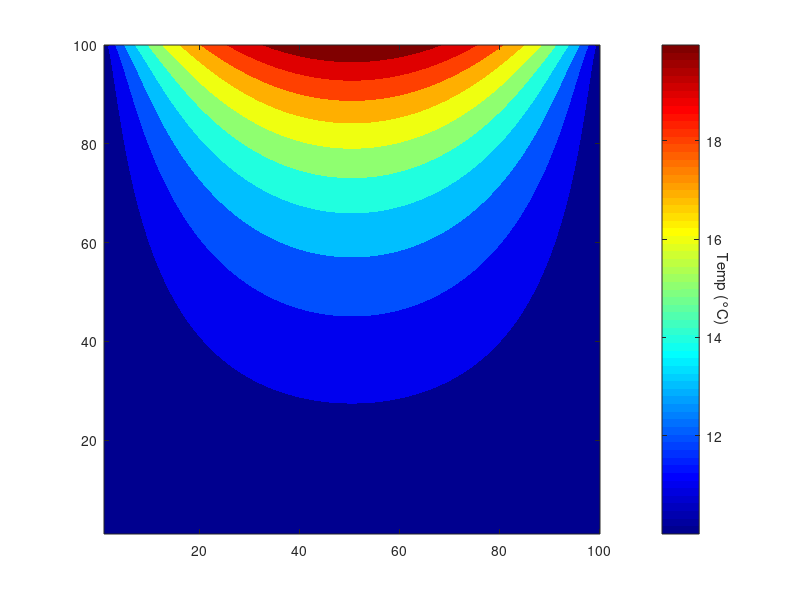

The MATLAB script that drew this image: (Note: this script raises an error after producing the figure.)
%% Ejercicio2 TP HT
% 1D t(i+1) -2Ti+T(i-1) = 0
% 2D -T(i+1,j)-T(i-1,j)-T(i,j+1)-T(i,j-1)+4*T(i,j) = 0
clear; clc; close all
tic
%elección de refinado
nVolumesLength = 100; %Volumenes en longitud(minimo 3)
nVolumesHeight = 100; %Volumenes en altura(minimo 3)
nVolumes = nVolumesLength*nVolumesHeight;

%declaración de variables
L = 1; W = 1; %m
K = 1; %W/mK
qin = 30; %W/m2
T1 = 10; %°C

dx = L/nVolumesLength;
dy = W/nVolumesHeight;

Qt = sparse(nVolumes,nVolumes); %temperatures equation matrix

% numeración de los vols de control(creo que es así)
% 3| 6| 9
% 2| 5| 8
% 1| 4| 7

volumesCoordinates(nVolumes,2) = 0; % matriz de coordenadas de los volumenes
for iColumn = 1:nVolumesLength
    volumes = 1+nVolumesHeight*(iColumn-1):nVolumesHeight+nVolumesHeight*(iColumn-1);
    volumesCoordinates(volumes,2) = 1:nVolumesHeight;
    volumesCoordinates(volumes,1) = iColumn;
end

for iVolume = 1:nVolumes
    ix = volumesCoordinates(iVolume,1);
    iy = volumesCoordinates(iVolume,2);
    volumeSouth = iVolume-1;
    volumeNorth = iVolume+1;
    volumeWest = iVolume-nVolumesHeight;
    volumeEast = iVolume+nVolumesHeight;
    if ix == 1 %pared Oeste Tfija Ti-1,j = T1
        if iy == nVolumesHeight %cara norte-flujo fijo
            Qt(iVolume,iVolume) = dx^2+3*dy^2;
            Qt(iVolume,volumeSouth) = -dx^2;
            Qt(iVolume,volumeEast) = -dy^2;

        elseif iy == 1 %cara sur Ti,j-1 fija                
            Qt(iVolume,iVolume) = 3*dx^2+3*dy^2;
            Qt(iVolume,volumeNorth) = -dx^2;
            Qt(iVolume,volumeEast) = -dy^2;

        else
            Qt(iVolume,iVolume) = 2*dx^2+3*dy^2;
            Qt(iVolume,volumeSouth) = -dx^2;
            Qt(iVolume,volumeNorth) = -dx^2;
            Qt(iVolume,volumeEast) = -dy^2;      
        end

    elseif ix == nVolumesLength %pared Este Tfija Ti+1,j = T1

        if iy == nVolumesHeight %cara norte-flujo fijo

            Qt(iVolume,iVolume) = dx^2+3*dy^2;
            Qt(iVolume,volumeSouth) = -dx^2;
            Qt(iVolume,volumeWest) = -dy^2;

        elseif iy == 1 %cara sur Ti,j-1 fija                
            Qt(iVolume,iVolume) = 3*dx^2+3*dy^2;
            Qt(iVolume,volumeNorth) = -dx^2;
            Qt(iVolume,volumeWest) = -dy^2;

        else
            Qt(iVolume,iVolume) = 2*dx^2+3*dy^2;
            Qt(iVolume,volumeSouth) = -dx^2;
            Qt(iVolume,volumeNorth) = -dx^2;
            Qt(iVolume,volumeWest) = -dy^2;      
        end

    elseif iy == 1
        if ix == nVolumesHeight %cara este-T fija                
            Qt(iVolume,iVolume) = 3*dx^2+3*dy^2;
            Qt(iVolume,volumeNorth) = -dx^2;
            Qt(iVolume,volumeWest) = -dy^2;

        elseif ix == 1 %cara oeste Ti,j-1 fija                
            Qt(iVolume,iVolume) = 3*dx^2+3*dy^2;
            Qt(iVolume,volumeNorth) = -dx^2;
            Qt(iVolume,volumeEast) = -dy^2;

        else
            Qt(iVolume,iVolume) = 3*dx^2+2*dy^2;
            Qt(iVolume,volumeNorth) = -dx^2;
            Qt(iVolume,volumeWest) = -dy^2;
            Qt(iVolume,volumeEast) = -dy^2;      
        end

    elseif iy == nVolumesHeight

        if ix == nVolumesHeight %cara este-T fija                
            Qt(iVolume,iVolume) = 2*dx^2+2*dy^2;
            Qt(iVolume,volumeSouth) = -dx^2;
            Qt(iVolume,volumeWest) = -dy^2;

        elseif ix == 1 %cara oeste Ti,j-1 fija                
            Qt(iVolume,iVolume) = 2*dx^2+2*dy^2;
            Qt(iVolume,volumeSouth) = -dx^2;
            Qt(iVolume,volumeEast) = -dy^2;

        else
            Qt(iVolume,iVolume) = dx^2+2*dy^2;
            Qt(iVolume,volumeSouth) = -dx^2;
            Qt(iVolume,volumeWest) = -dy^2;
            Qt(iVolume,volumeEast) = -dy^2;      
        end

    else
        %caso normal
        
        Qt(iVolume,iVolume) = 2*dx^2+2*dy^2;
        Qt(iVolume,volumeNorth) = -dx^2;
        Qt(iVolume,volumeSouth) = -dx^2;
        Qt(iVolume,volumeEast) = -dy^2;
        Qt(iVolume,volumeWest) = -dy^2;            
    end
end

% full(Qt)
%boundary conditions
B = sparse(nVolumes,1); %el elemento B(i) corresponde a la ecuacion del vol de control en Qt(i,i)
sideWest = 1:nVolumesHeight;
B(sideWest) = B(sideWest)+dy^2*T1*2; %pared Oeste T fija
sideSouth = 1:nVolumesHeight:nVolumes;
B(sideSouth) = B(sideSouth)+dx^2*T1*2; %pared Sur T fija
sideNorth = nVolumesHeight:nVolumesHeight:nVolumes;
B(sideNorth) = B(sideNorth)+qin*dx^2*dy/K; %pared Norte flujo fijo
sideEast = nVolumes-nVolumesHeight+1:nVolumes;
B(sideEast) = B(sideEast)+dy^2*T1*2; %pared Este T fija
%solver
T = Qt\B;

solucionNumerica = toc

%% Resolucion analitica

[X, Y] = meshgrid(0:0.01:L, 0:0.01:W);
Tan = 0;
for n = 1:100
    Tan = Tan+2*qin*L/(K*pi^2)*((1+(-1)^(n+1))/(n^2*cosh(n*pi*W/L))).*sin(n*pi*X/L).*sinh(n*pi*Y/L); 
end
Tan = Tan+T1;
solucionAnalitica = toc

%% plots
Tfield = reshape(full(T),nVolumesHeight, nVolumesLength);
figure
contourf(Tfield,'linecolor','none')
colormap('jet')
c = colorbar;
ylabel(c,'Temp (°C)','Rotation', 270)
c.Label.Position(1) = 4;
title('Campo de Temperaturas numérico')
plotsolucion = toc
figure
contourf(X,Y,Tan,'linecolor','none')
% set(cf,hf,'EdgeLine', 'None')
title('Campo de Temperaturas Analítico')
colormap('jet')
c = colorbar;
ylabel(c,'Temp (°C)','Rotation', 270)
c.Label.Position(1) = 4;
plotAnalitica = toc